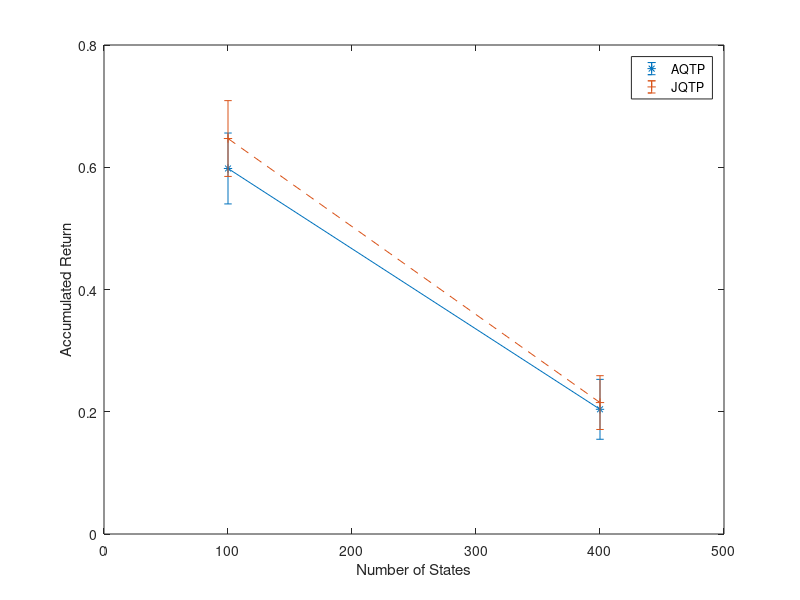
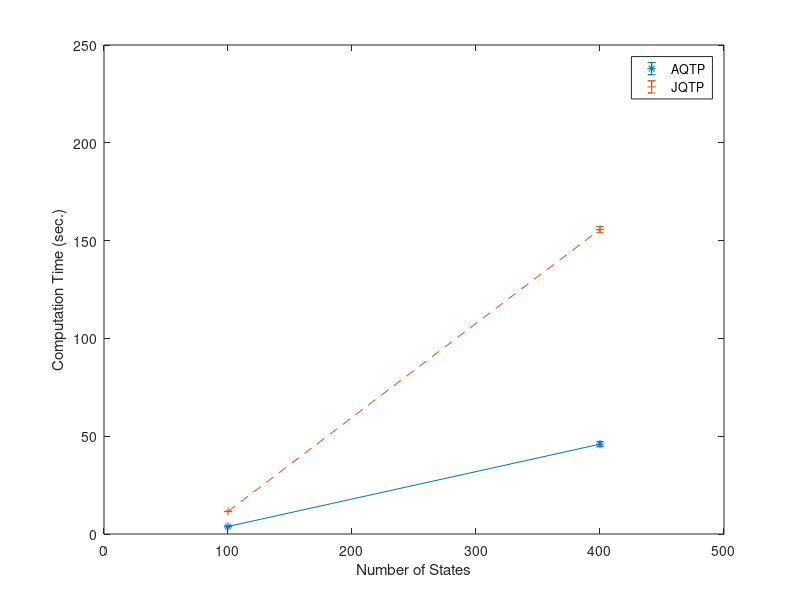

Write MATLAB code to recreate these figures, in order.
function main()
  clear all; close all;

  errorbar([100, 400], [0.598, 0.204], [0.058, 0.049], '*-');
  hold on
  errorbar([100, 400], [0.647, 0.215], [0.062, 0.044], '+--');

  legend('AQTP', 'JQTP');
  xlabel('Number of States');
  ylabel('Accumulated Return');
  axis([0, 500, 0, 0.8]);


  figure;

  errorbar([100, 400], [3.838, 45.927], [0.269, 1.306], '*-');
  hold on
  errorbar([100, 400], [11.517, 155.710], [0.135, 1.485], '+--');

  legend('AQTP', 'JQTP');
  xlabel('Number of States');
  ylabel('Computation Time (sec.)');
  axis([0, 500, 0, 250]);
end
